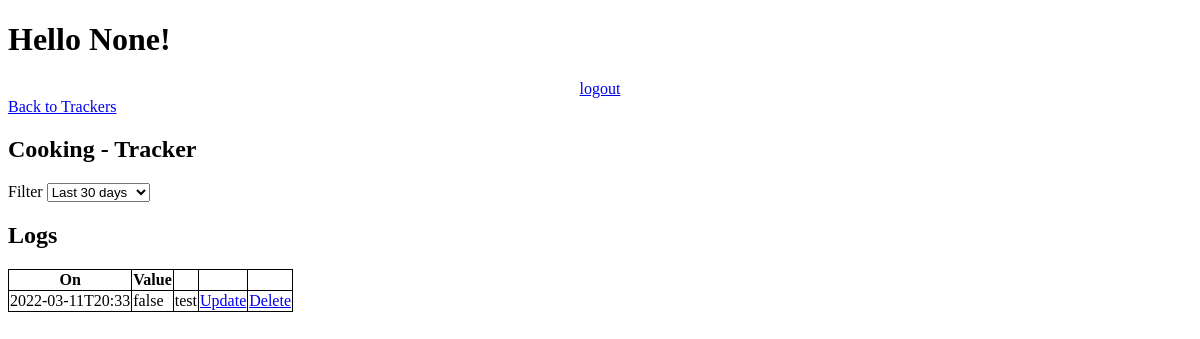
Before: /tracker/5 with the older database file.
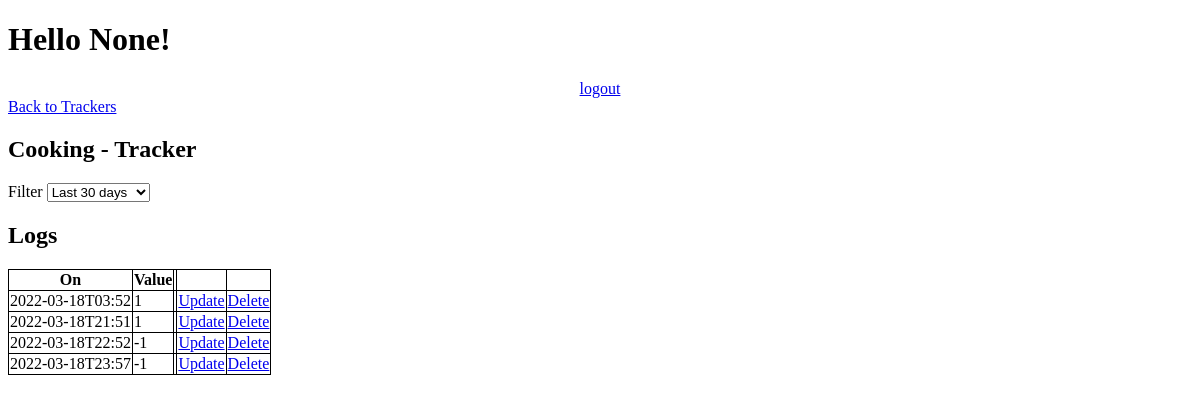
After: the same page with the newer database file.
### app.py (models this page shows)
class Tracker(db.Model):
    __tablename__ = 'tracker'
    id = db.Column(db.Integer, autoincrement=True, primary_key=True)
    name = db.Column(db.String, unique=True, nullable=False)
    description = db.Column(db.String, nullable=False)
    type = db.Column(db.String, nullable=False)
    settings = db.Column(db.String)

class Log(db.Model):
    __tablename__ = 'log'
    id = db.Column(db.Integer, primary_key=True, autoincrement=True)
    timestamp = db.Column(db.String, nullable=False)
    tracker = db.Column(db.Integer, db.ForeignKey('tracker.id'), nullable=False)
    value = db.Column(db.String, nullable=False)
    note = db.Column(db.String)

### app.py (the view)
@app.route("/tracker/<string:tracker_id>")
def tracker_details_page(tracker_id):
    last_days = int(request.args.get('lastdays',30))
    filter_after = datetime.today() - timedelta(days=last_days)
    username = request.cookies.get('username')
    tracker = Tracker.query.filter_by(id=tracker_id).first()
    logs = Log.query.filter_by(tracker=tracker_id).filter(Log.timestamp >= filter_after).order_by(Log.timestamp).all()
    timestamps=[]
    values=[]
    for log in logs:
        timestamps.append(log.timestamp)
        values.append(log.value)
    return render_template('tracker-details.html', last_days=last_days, username=username, tracker=tracker, logs=logs,
                           timestamps=timestamps, values=values)

### templates/tracker-details.html (shortened to what this page needs)
<!DOCTYPE html>
<html>
<head>
</head>
<body>
<h1>Hello {{ username }}!</h1>
<div style="text-align:center;">
<a href="/logout">logout</a>
</div>
<div style="text-align:left;">
<a href="/tracker">Back to Trackers</a>
</div>
<h2>{{ tracker['name'] }} - Tracker</h2>
<label for="period">Filter</label>
<select name="period" id="period" onchange="redirect({{ tracker['id'] }}, document.getElementById('period').value)">
  <option value="30" {% if last_days==30%}selected='selected'{% endif %}>Last 30 days</option>
</select>
<h2>Logs</h2>
<table id = "tracker-logs">
<thead>
<th>On</th>
<th>Value</th>
<th></th>
<th></th>
<th></th>
</thead>
<tbody>
{% for log in logs%}
<tr>
    <td>{{ log['timestamp'] }}</td>
    <td>{{ log['value'] }}</td>
    <td>{{ log['note'] }}</td>
    <td><a href="/tracker/{{ tracker['id'] }}/log/{{ log['id'] }}/update">Update</a></td>
    <td><a href="/tracker/{{ tracker['id'] }}/log/{{ log['id'] }}/delete">Delete</a></td>
</tr>
{% endfor %}
</tbody>
</table>
</body>
</html>

### templates/tracker-details.html (style rules this page uses)
table, th, td { border: 1px solid black; border-collapse: collapse; }

Changed rows visible on the page:
removed Log: timestamp "2022-03-11T20:33", value "false", note "test"
added Log: timestamp "2022-03-18T03:52", value "1"
added Log: timestamp "2022-03-18T21:51", value "1"
added Log: timestamp "2022-03-18T22:52", value "-1"
added Log: timestamp "2022-03-18T23:57", value "-1"
